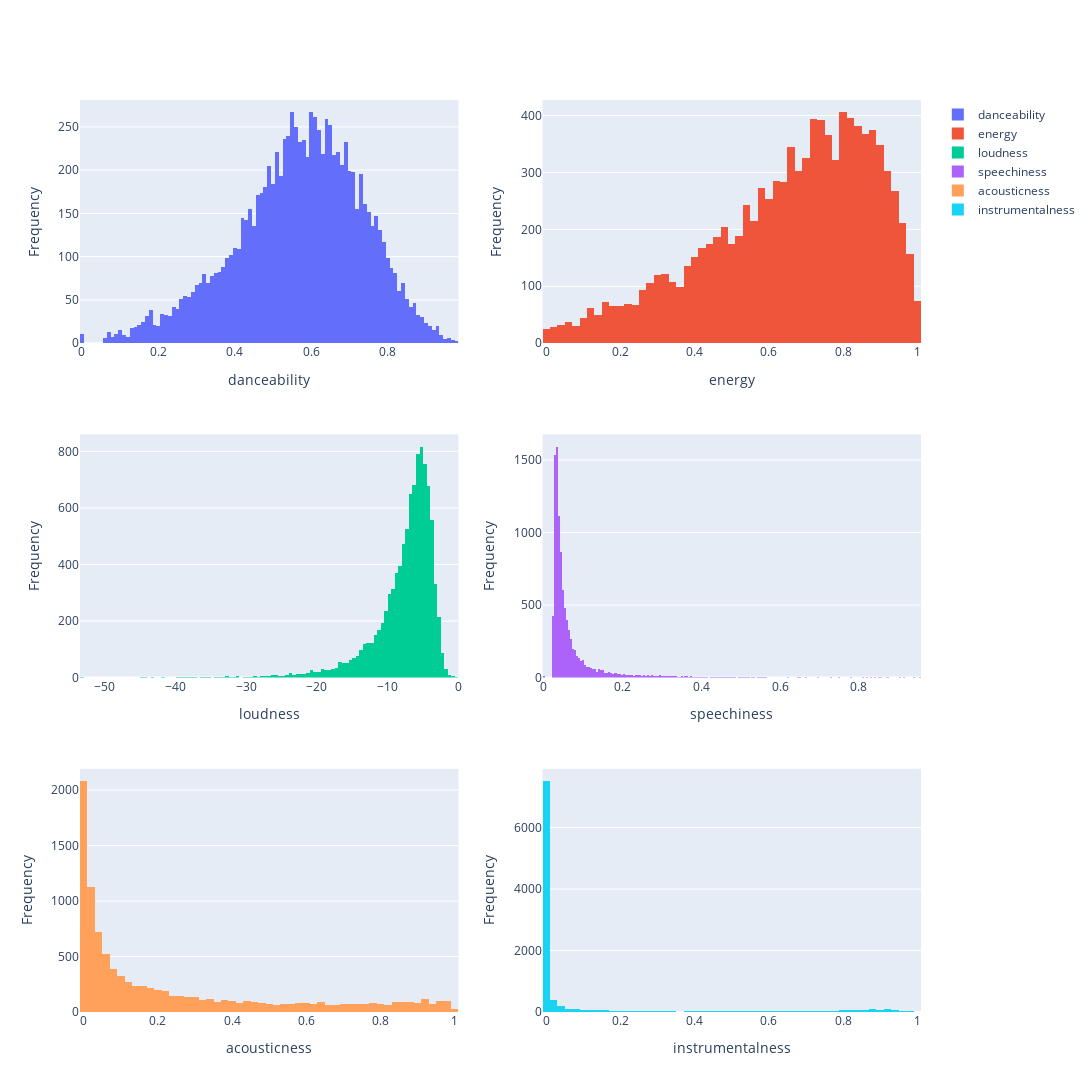

The notebook cell saved with this chart:
### Markdown cell above
Something strange about the above summary is that the `loudness` feature has only negative values. A check confirms that the scale is the correct way around and it is likely that the feature is measured in decibels. Nonetheless, it is strange that there are no positive values as dB values can be positive.

Below we plot histograms for some features.

### Code cell
feature_list = ['danceability', 'energy', 'loudness', 'speechiness', 'acousticness', 'instrumentalness']

fig = make_subplots(rows=3, cols=2)

for ii, feature in enumerate(feature_list):
    row = math.floor(ii / 2) + 1
    col = (ii % 2) + 1
    
    fig.add_trace(
        go.Histogram(
            x = tracks_audio_output[feature],
            name=feature,
        ),
        row=row,
        col=col
    )
    
    fig.update_xaxes(title_text=feature, row=row, col=col)
    fig.update_yaxes(title_text="Frequency", row=row, col=col)


fig.update_layout(
    autosize=False,
    width=1200,
    height=1200,
    # title=f"Histogram for feature: {feature}",
    # xaxis_title=feature,
    # yaxis_title="Frequency",
)

fig.show()

### Figure 1 — Plotly figure (JSON) as saved in the notebook; plotly's stock layout.template omitted (floating-point values rounded to 4 significant figures; data arrays with more than 128 entries replaced by an {"elided": "..."} marker saying what was removed)
{"data": [{"name": "danceability", "type": "histogram", "x": {"elided": "9961 float values"}, "xaxis": "x", "yaxis": "y"}, {"name": "energy", "type": "histogram", "x": {"elided": "9961 float values"}, "xaxis": "x2", "yaxis": "y2"}, {"name": "loudness", "type": "histogram", "x": {"elided": "9961 float values"}, "xaxis": "x3", "yaxis": "y3"}, {"name": "speechiness", "type": "histogram", "x": {"elided": "9961 float values"}, "xaxis": "x4", "yaxis": "y4"}, {"name": "acousticness", "type": "histogram", "x": {"elided": "9961 float values"}, "xaxis": "x5", "yaxis": "y5"}, {"name": "instrumentalness", "type": "histogram", "x": {"elided": "9961 float values"}, "xaxis": "x6", "yaxis": "y6"}], "layout": {"autosize": false, "height": 1200, "width": 1200, "xaxis": {"anchor": "y", "autorange": true, "domain": [0, 0.45], "range": [-0.005, 0.985], "title": {"text": "danceability"}, "type": "linear"}, "xaxis2": {"anchor": "y2", "autorange": true, "domain": [0.55, 1], "range": [-0.01, 1.01], "title": {"text": "energy"}, "type": "linear"}, "xaxis3": {"anchor": "y3", "autorange": true, "domain": [0, 0.45], "range": [-53.5, 0], "title": {"text": "loudness"}, "type": "linear"}, "xaxis4": {"anchor": "y4", "autorange": true, "domain": [0.55, 1], "range": [-0.0025, 0.9575], "title": {"text": "speechiness"}, "type": "linear"}, "xaxis5": {"anchor": "y5", "autorange": true, "domain": [0, 0.45], "range": [-0.01, 1.01], "title": {"text": "acousticness"}, "type": "linear"}, "xaxis6": {"anchor": "y6", "autorange": true, "domain": [0.55, 1], "range": [-0.01, 1.01], "title": {"text": "instrumentalness"}, "type": "linear"}, "yaxis": {"anchor": "x", "autorange": true, "domain": [0.7333, 1], "range": [0, 281.1], "title": {"text": "Frequency"}}, "yaxis2": {"anchor": "x2", "autorange": true, "domain": [0.7333, 1], "range": [0, 427.4], "title": {"text": "Frequency"}}, "yaxis3": {"anchor": "x3", "autorange": true, "domain": [0.3667, 0.6333], "range": [0, 860], "title": {"text": "Frequency"}}, "yaxis4": {"anchor": "x4", "autorange": true, "domain": [0.3667, 0.6333], "range": [0, 1677.0], "title": {"text": "Frequency"}}, "yaxis5": {"anchor": "x5", "autorange": true, "domain": [0, 0.2667], "range": [0, 2193.0], "title": {"text": "Frequency"}}, "yaxis6": {"anchor": "x6", "autorange": true, "domain": [0, 0.2667], "range": [0, 7912.0], "title": {"text": "Frequency"}}}}
